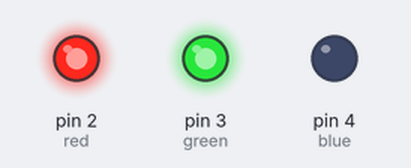
Recording of a sketch running on a simulated Arduino Uno, built with avr-gcc and run on an emulated ATmega328P. Parts: output pins drawn as LEDs (lit = HIGH).

Above: at 1.2 s.
At 3.8 s:
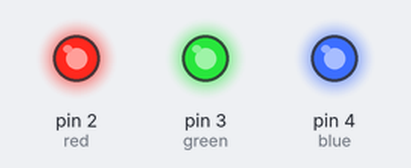
At 6.3 s:
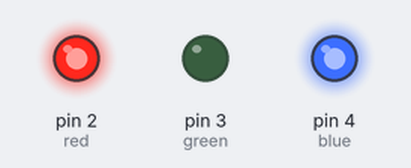
Timing chart, 0 to 10.0 s (numbered marks = the images above):
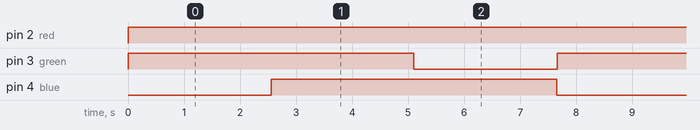

The sketch:

rainbow.ino
```cpp
#define DELAY_TIME 500
int led_pin[ ]={2,3,4};
int count;
int red = 2;
int green = 3;
int blue = 4;
int X = 0;

void setup()
{
   Serial.begin(115200);
   for(count=0; count<4; count++)
   pinMode(led_pin[count],OUTPUT);

//function pinMode to set Digital pin 2,3,4 as OUTPUT
//pinMode(2,OUTPUT)_RED_r
//pinMode(3,OUTPUt)_GREEN_g
//pinMode(4,OUTPUT)_BLUE_b
   pinMode(2,OUTPUT);
   pinMode(3,OUTPUT);
   pinMode(4,OUTPUT);

}
void up_down(int r,int g,int b)
{
  int x,y,z;
  for(z=1;z<=600;z++)    //dim_lights_to_bright
  {
     x=z;
     for(y=1;y<=x;y++)
      {
       digitalWrite(2,r); //red
       digitalWrite(3,g); //green
       digitalWrite(4,b); //blue
      }
     for(y=x;y<=(1000-x);y++)
     {
       digitalWrite(2,0);
       digitalWrite(3,0);
       digitalWrite(4,0);
     }
  }
  delay(20);

  for(z=600;z>=1;z--)    //bright_to_dim_lights
  {
      x=z;
     for(y=1;y<=x;y++)
      {
       digitalWrite(2,r);
       digitalWrite(3,g);
       digitalWrite(4,b);
      }
     for(y=x;y<=(1000-x);y++)
     {
       digitalWrite(2,0);
       digitalWrite(3,0);
       digitalWrite(4,0);
     }
  }
 delay(20);
}

   int redValue;
   int greenValue;
   int blueValue;

void loop()
{
    for(int i = 0; i < 255; i+=1)
  {
    redValue -= 1;
    greenValue+= 1;
    digitalWrite(red, redValue);
    digitalWrite(green, greenValue);
    delay(10);
  }

    redValue = 0;
    greenValue= 255;
    blueValue=0;

  for(int i = 0; i < 255; i+=1)
  {
    greenValue -= 1;
    blueValue += 1;
    digitalWrite(green, greenValue);
    digitalWrite(blue, blueValue);
    delay(10);
  }
    redValue = 0;
    greenValue= 0;
    blueValue=255;

  for(int i = 0; i < 255; i+=1)
  {
    blueValue -= 1;
    redValue += 1;
    digitalWrite(blue, blueValue);
    digitalWrite(red, redValue);
    delay(10);
  }

}
```

Measured:
- by itself, pin 2 (red): repeats every 7.7 s: LOW 2.6 s, HIGH 5.1 s
- by itself, pin 3 (green), pin 4 (blue): alternates HIGH for 5.1 s and LOW for 2.6 s
